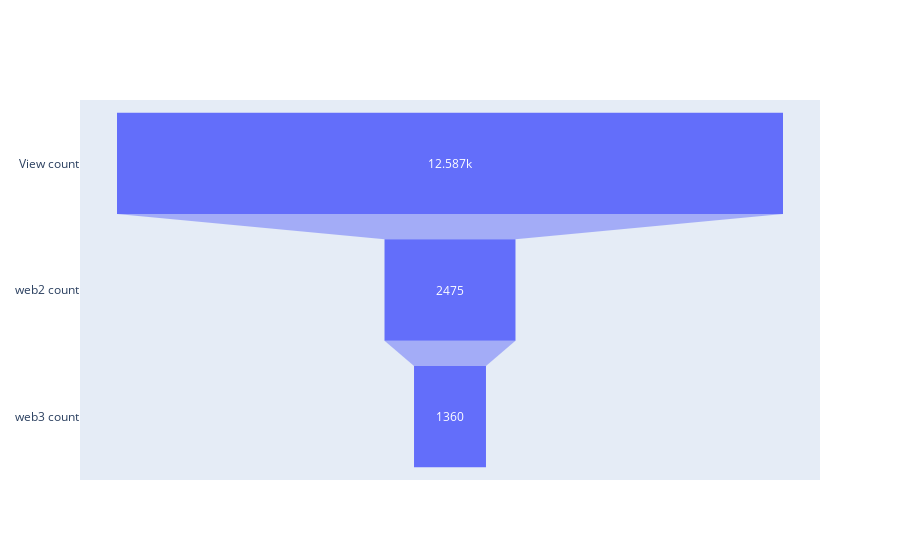

The notebook cell saved with this chart:
### Code cell
figure = go.Figure(go.Funnel(
    y = ga_final_1.columns[1:],
    x = ga_final_1.iloc[0][1:])
  )
  
figure.show()

### Figure 1 — Plotly figure (JSON) as saved in the notebook; plotly's stock layout.template omitted (floating-point values rounded to 4 significant figures)
{"data": [{"type": "funnel", "x": [12587, 2475, 1360], "y": ["View count", "web2 count", "web3 count"]}], "layout": {}}
